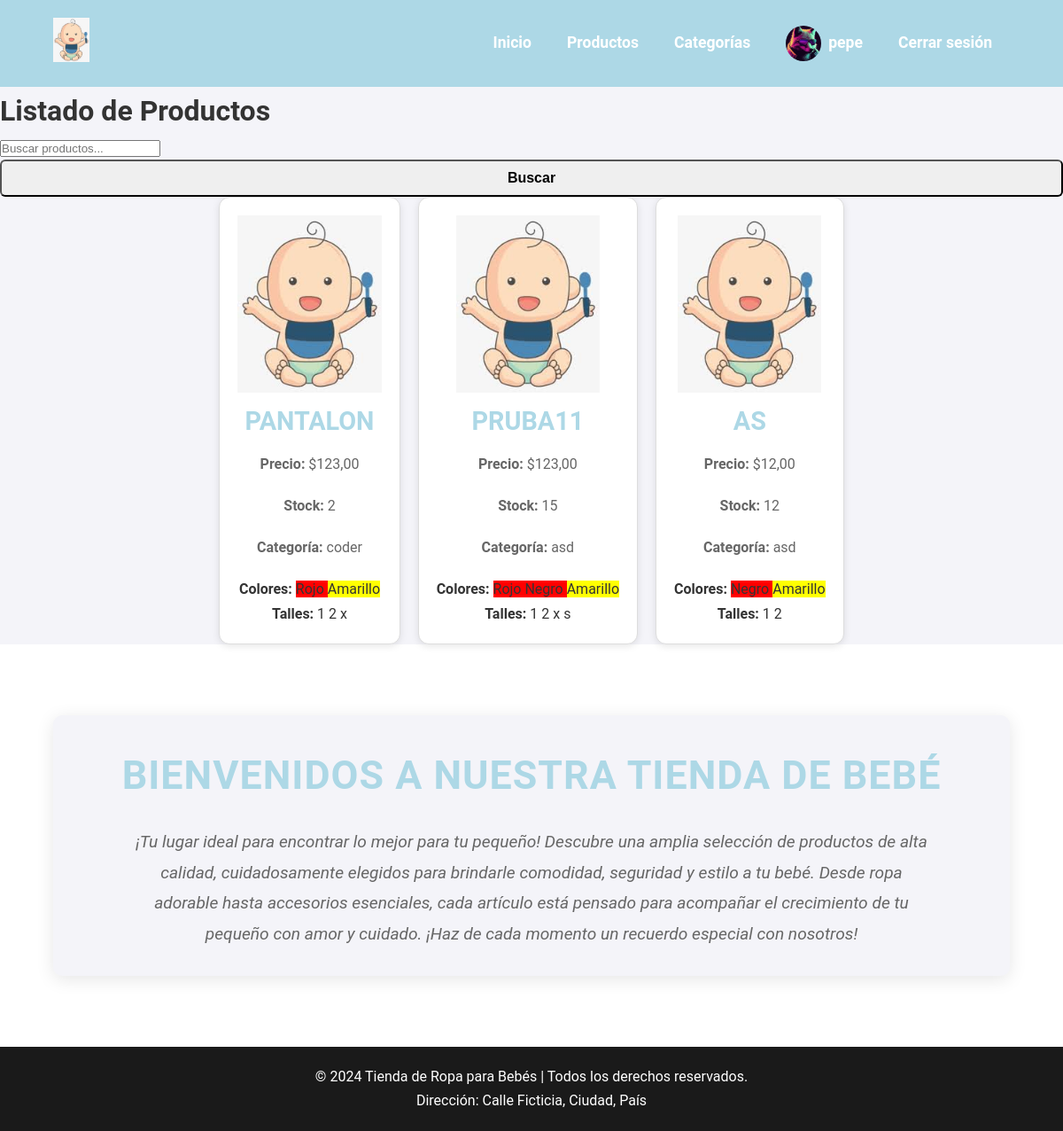
Screenshot of /productos/ (signed in) with the database file from the repository.
### registro/models.py (models this page shows, shortened)
class Usuario(AbstractUser):
    avatar = models.ImageField(upload_to='avatars/', null=True, blank=True)
    class Meta:
        permissions = [
            ("puede_hacer_scrum", "Puede hacer Scrum"),
        ]

### producto/models.py (models this page shows, shortened)
class Producto(models.Model):
    nombre = models.CharField(max_length=200)
    descripcion = models.TextField()
    precio = models.DecimalField(max_digits=10, decimal_places=2)
    stock = models.PositiveIntegerField(default=0)
    disponible = models.BooleanField(default=True)
    imagen = models.ImageField(upload_to='media/')
    categoria = models.ForeignKey(Categoria, on_delete=models.CASCADE, related_name="productos")
    talle = models.ManyToManyField(Talle)
    color = models.ManyToManyField(Color)
    creado = models.DateTimeField(auto_now_add=True)
    modificado = models.DateTimeField(auto_now=True)

class Categoria(models.Model):
    nombre = models.CharField(max_length=100)
    descripcion = models.TextField(blank=True, null=True)

class Color(models.Model):
    nombre = models.CharField(max_length=50)
    codigo_color = models.CharField(max_length=7)

class Talle(models.Model):
    nombre = models.CharField(max_length=50)

### producto/views.py (the view)
# urls.py: path('productos/', ProductoListView.as_view(), name='listado_productos'),
class ProductoListView(ListView):
    model = Producto
    template_name = 'producto/listado_productos.html'
    context_object_name = 'productos'
    paginate_by = 10
    def get_queryset(self):
        queryset = Producto.objects.filter(disponible=True).order_by('-creado')
        search_query = self.request.GET.get('search', '')
        if search_query:
            queryset = queryset.filter(
                Q(nombre__icontains=search_query) |
                Q(categoria__nombre__icontains=search_query)
            )
        return queryset

### producto/templates/producto/listado_productos.html (shortened to what this page needs)
{% extends 'producto/index.html' %}
{% block content %}
<h1 class="text-center mb-4">Listado de Productos</h1>
<form method="get" class="mb-4">
    <div class="input-group">
        <input type="text" name="search" class="form-control" placeholder="Buscar productos..." value="{{ request.GET.buscar }}">
        <div class="input-group-append">
            <button class="btn btn-primary" type="submit">Buscar</button>
        </div>
    </div>
</form>
<div class="row">
    {% for producto in productos %}
    <div class="col-md-4 mb-4">
        <div class="card shadow-sm">
            <div class="card-body">
                <div class="text-center">
                    {% if producto.imagen %}
                    <img src="{{ producto.imagen.url }}" alt="{{ producto.nombre }}" class="img-fluid" style="max-height: 200px; object-fit: cover;">
                    {% else %}
                    <span class="text-muted">Sin imagen</span>
                    {% endif %}
                </div>
                <h5 class="card-title mt-3">{{ producto.nombre }}</h5>
                <p class="card-text"><strong>Precio:</strong> ${{ producto.precio }}</p>
                <p class="card-text"><strong>Stock:</strong> {{ producto.stock }}</p>
                <p class="card-text"><strong>Categoría:</strong> {{ producto.categoria.nombre }}</p>
                <p><strong>Colores:</strong>
                    {% for color in producto.color.all %}
                    <span class="badge" style="background-color: {{ color.codigo_color }};">
                        {{ color.nombre }}
                    </span>
                    {% endfor %}
                </p>
                <p><strong>Talles:</strong>
                    {% for talle in producto.talle.all %}
                    <span class="badge badge-secondary">{{ talle.nombre }}</span>
                    {% endfor %}
                </p>
            </div>
        </div>
    </div>
    {% empty %}
    <div class="col-12 text-center">
        <p>No hay productos disponibles. <a href="{% url 'crear_producto' %}" class="btn btn-primary">Agregar Producto</a></p>
    </div>
    {% endfor %}
</div>
{% endblock %}

### producto/templates/producto/index.html (shortened to what this page needs)
{% load static %}
<!DOCTYPE html>
<html lang="es">
<head>
    <link rel="stylesheet" href="{% static 'css/styles.css' %}">
</head>
<body>
    <header>
        <div class="container">
            <div class="logo">
                <img src="{% static 'media/logo.png' %}" alt="Logo Tienda Bebé">
            </div>
            <nav>
                <ul>
                    <li><a href="{% url 'index' %}">Inicio</a></li>
                    <li><a href="{% url 'listado_productos' %}">Productos</a></li>
                    <li><a href="{% url 'listado_categorias' %}">Categorías</a></li>
                    {% if user.is_authenticated %}
                        <li>
                            <a href="{% url 'profile' %}" class="user-profile">
                                {% if user.avatar %}
                                    <img src="{{ user.avatar.url }}" alt="{{ user.username }}" class="avatar">
                                {% else %}
                                    <img src="{% static 'media/default-avatar.png' %}" alt="Avatar por defecto" class="avatar">
                                {% endif %}
                                <span class="header-link">{{ user.username }}</span>
                            </a>
                        </li>
                        <li><a href="{% url 'logout' %}">Cerrar sesión</a></li>
                    {% else %}
                        <li><a href="{% url 'login' %}">Iniciar sesión</a></li>
                        <li><a href="{% url 'registro' %}">Registrar</a></li>
                    {% endif %}
                </ul>
            </nav>
        </div>
    </header>
    {% block content %}
    {% endblock %}
    <main>
        <div class="container">
            <section class="intro">
                <h1>Bienvenidos a nuestra tienda de bebé</h1>
                <p>¡Tu lugar ideal para encontrar lo mejor para tu pequeño! Descubre una amplia selección de productos de alta calidad, cuidadosamente elegidos para brindarle comodidad, seguridad y estilo a tu bebé. Desde ropa adorable hasta accesorios esenciales, cada artículo está pensado para acompañar el crecimiento de tu pequeño con amor y cuidado. ¡Haz de cada momento un recuerdo especial con nosotros!</p>
            </section>
        </div>
    </main>
    <footer>
        <div class="container">
            <p>&copy; 2024 Tienda de Ropa para Bebés | Todos los derechos reservados.</p>
            <p>Dirección: Calle Ficticia, Ciudad, País</p>
        </div>
    </footer>
</body>
</html>

### producto/static/css/styles.css (style rules this page uses)
* { margin: 0; padding: 0; box-sizing: border-box; }
:root { --primary-color: #add8e6; --secondary-color: #ff5722; --accent-color: #ff5c8d; --text-color: #333; --background-color: #f4f4f9; --footer-bg: #1a1a1a; }
.intro { text-align: center; margin: 40px 0; padding: 30px; background-color: var(--background-color); border-radius: 10px; box-shadow: 0 4px 20px rgba(0, 0, 0, 0.1); }
.intro h1 { font-size: 2.8rem; color: var(--primary-color); margin-bottom: 20px; font-weight: 600; text-transform: uppercase; letter-spacing: 1px; }
.intro p { font-size: 1.2rem; color: #666; line-height: 1.8; max-width: 900px; margin: 0 auto; font-style: italic; }
body { font-family: 'Roboto', sans-serif; line-height: 1.7; background-color: var(--background-color); color: var(--text-color); padding: 0; margin: 0; }
header { background-color: var(--primary-color); padding: 20px 0; transition: background-color 0.5s ease; }
header .container { display: flex; justify-content: space-between; align-items: center; }
header .logo img { height: 50px; }
header nav ul { list-style: none; display: flex; align-items: center; }
header nav ul li { margin: 0 20px; }
header nav ul li a { text-decoration: none; color: #fff; font-weight: bold; font-size: 1.1rem; transition: color 0.3s ease; display: flex; align-items: center; }
.user-profile { display: flex; align-items: center; text-decoration: none; }
header nav ul li a img.avatar { width: 40px; height: 40px; border-radius: 50%; margin-right: 8px; }
main { padding: 40px 0; background-color: #fff; }
.container { width: 90%; margin: 0 auto; max-width: 1200px; }
.row { display: flex; flex-wrap: wrap; gap: 20px; justify-content: center; }
.card { border-radius: 12px; overflow: hidden; transition: transform 0.3s ease, box-shadow 0.3s ease; background-color: #fff; border: 1px solid #ddd; width: 100%; max-width: 350px; box-shadow: 0 2px 8px rgba(0, 0, 0, 0.1); }
.card-body { padding: 20px; text-align: center; }
.card-title { font-size: 1.8rem; font-weight: 600; color: var(--primary-color); margin-bottom: 10px; text-transform: uppercase; }
.card-text { font-size: 1rem; color: #666; margin-bottom: 20px; }
.btn { border-radius: 6px; font-weight: bold; font-size: 1rem; padding: 10px 15px; text-align: center; transition: background-color 0.3s ease, opacity 0.3s ease; width: 100%; }
footer { background-color: var(--footer-bg); color: #fff; padding: 20px 0; text-align: center; }
footer p { font-size: 1rem; }

### rows the page displays
Usuario: avatar (picture), username "pepe"
Producto: imagen (picture), nombre "PANTALON", precio "123,00", stock "2", categoria.nombre "coder"
Color: nombre "Rojo"
Color: nombre "Amarillo"
Talle: nombre "1"
Talle: nombre "2"
Talle: nombre "x"
Producto: imagen (picture), nombre "PRUBA11", precio "123,00", stock "15", categoria.nombre "asd"
Color: nombre "Negro"
Talle: nombre "s"
Producto: imagen (picture), nombre "AS", precio "12,00", stock "12", categoria.nombre "asd"
